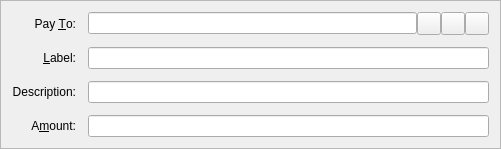
<?xml version="1.0" encoding="UTF-8"?>
<ui version="4.0">
 <class>SendCoinsEntry</class>
 <widget class="QFrame" name="SendCoinsEntry">
  <property name="geometry">
   <rect>
    <x>0</x>
    <y>0</y>
    <width>501</width>
    <height>142</height>
   </rect>
  </property>
  <property name="windowTitle">
   <string>Form</string>
  </property>
  <property name="frameShape">
   <enum>QFrame::StyledPanel</enum>
  </property>
  <property name="frameShadow">
   <enum>QFrame::Sunken</enum>
  </property>
  <layout class="QGridLayout" name="gridLayout">
   <property name="spacing">
    <number>12</number>
   </property>
   <item row="6" column="0">
    <widget class="QLabel" name="labelAmount">
     <property name="text">
      <string>A&amp;mount:</string>
     </property>
     <property name="alignment">
      <set>Qt::AlignRight|Qt::AlignTrailing|Qt::AlignVCenter</set>
     </property>
     <property name="buddy">
      <cstring>payAmount</cstring>
     </property>
    </widget>
   </item>
   <item row="3" column="0">
    <widget class="QLabel" name="label_2">
     <property name="text">
      <string>Pay &amp;To:</string>
     </property>
     <property name="alignment">
      <set>Qt::AlignRight|Qt::AlignTrailing|Qt::AlignVCenter</set>
     </property>
     <property name="buddy">
      <cstring>payTo</cstring>
     </property>
    </widget>
   </item>
   <item row="6" column="1">
    <widget class="BitcoinAmountField" name="payAmount"/>
   </item>
   <item row="4" column="1">
    <layout class="QHBoxLayout" name="horizontalLayout_2">
     <property name="spacing">
      <number>0</number>
     </property>
     <item>
      <widget class="QValidatedLineEdit" name="addAsLabel">
       <property name="enabled">
        <bool>true</bool>
       </property>
       <property name="toolTip">
        <string>Enter a label for this address to add it to your address book</string>
       </property>
      </widget>
     </item>
    </layout>
   </item>
   <item row="5" column="0">
    <widget class="QLabel" name="label">
     <property name="text">
      <string>Description:</string>
     </property>
     <property name="alignment">
      <set>Qt::AlignRight|Qt::AlignTrailing|Qt::AlignVCenter</set>
     </property>
     <property name="buddy">
      <cstring>narration</cstring>
     </property>
    </widget>
   </item>
   <item row="5" column="1">
    <widget class="QValidatedLineEdit" name="narration">
     <property name="enabled">
      <bool>true</bool>
     </property>
     <property name="toolTip">
      <string>Enter a short note to send with payment (max 24 characters)</string>
     </property>
    </widget>
   </item>
   <item row="4" column="0">
    <widget class="QLabel" name="label_4">
     <property name="text">
      <string>&amp;Label:</string>
     </property>
     <property name="alignment">
      <set>Qt::AlignRight|Qt::AlignTrailing|Qt::AlignVCenter</set>
     </property>
     <property name="buddy">
      <cstring>addAsLabel</cstring>
     </property>
    </widget>
   </item>
   <item row="3" column="1">
    <layout class="QHBoxLayout" name="payToLayout">
     <property name="spacing">
      <number>0</number>
     </property>
     <item>
      <widget class="QValidatedLineEdit" name="payTo">
       <property name="toolTip">
        <string>The address to send the payment to  (e.g. FfCDhekqN2ngKCfKLyxQodtAUfCQVPqFFt)</string>
       </property>
       <property name="maxLength">
        <number>34</number>
       </property>
      </widget>
     </item>
     <item>
      <widget class="QToolButton" name="addressBookButton">
       <property name="toolTip">
        <string>Choose address from address book</string>
       </property>
       <property name="text">
        <string/>
       </property>
       <property name="icon">
        <iconset resource="../bitcoin.qrc">
         <normaloff>:/icons/address-book</normaloff>:/icons/address-book</iconset>
       </property>
       <property name="shortcut">
        <string>Alt+A</string>
       </property>
      </widget>
     </item>
     <item>
      <widget class="QToolButton" name="pasteButton">
       <property name="toolTip">
        <string>Paste address from clipboard</string>
       </property>
       <property name="text">
        <string/>
       </property>
       <property name="icon">
        <iconset resource="../bitcoin.qrc">
         <normaloff>:/icons/editpaste</normaloff>:/icons/editpaste</iconset>
       </property>
       <property name="shortcut">
        <string>Alt+P</string>
       </property>
      </widget>
     </item>
     <item>
      <widget class="QToolButton" name="deleteButton">
       <property name="toolTip">
        <string>Remove this recipient</string>
       </property>
       <property name="text">
        <string/>
       </property>
       <property name="icon">
        <iconset resource="../bitcoin.qrc">
         <normaloff>:/icons/remove</normaloff>:/icons/remove</iconset>
       </property>
      </widget>
     </item>
    </layout>
   </item>
  </layout>
 </widget>
 <customwidgets>
  <customwidget>
   <class>QValidatedLineEdit</class>
   <extends>QLineEdit</extends>
   <header>qvalidatedlineedit.h</header>
  </customwidget>
  <customwidget>
   <class>BitcoinAmountField</class>
   <extends>QLineEdit</extends>
   <header>bitcoinamountfield.h</header>
   <container>1</container>
  </customwidget>
 </customwidgets>
 <resources>
  <include location="../bitcoin.qrc"/>
 </resources>
 <connections/>
</ui>
